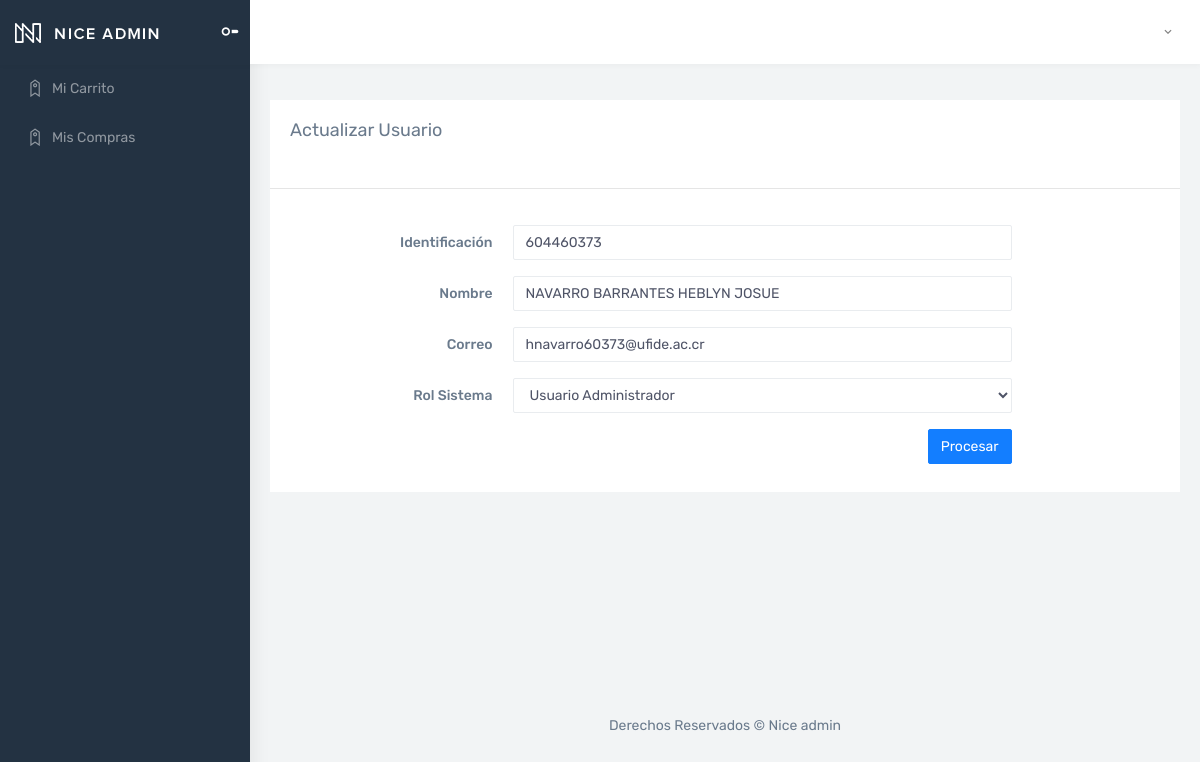
The page /Views/Usuario/actualizarUsuario.php?q=2 on the database as committed earlier.
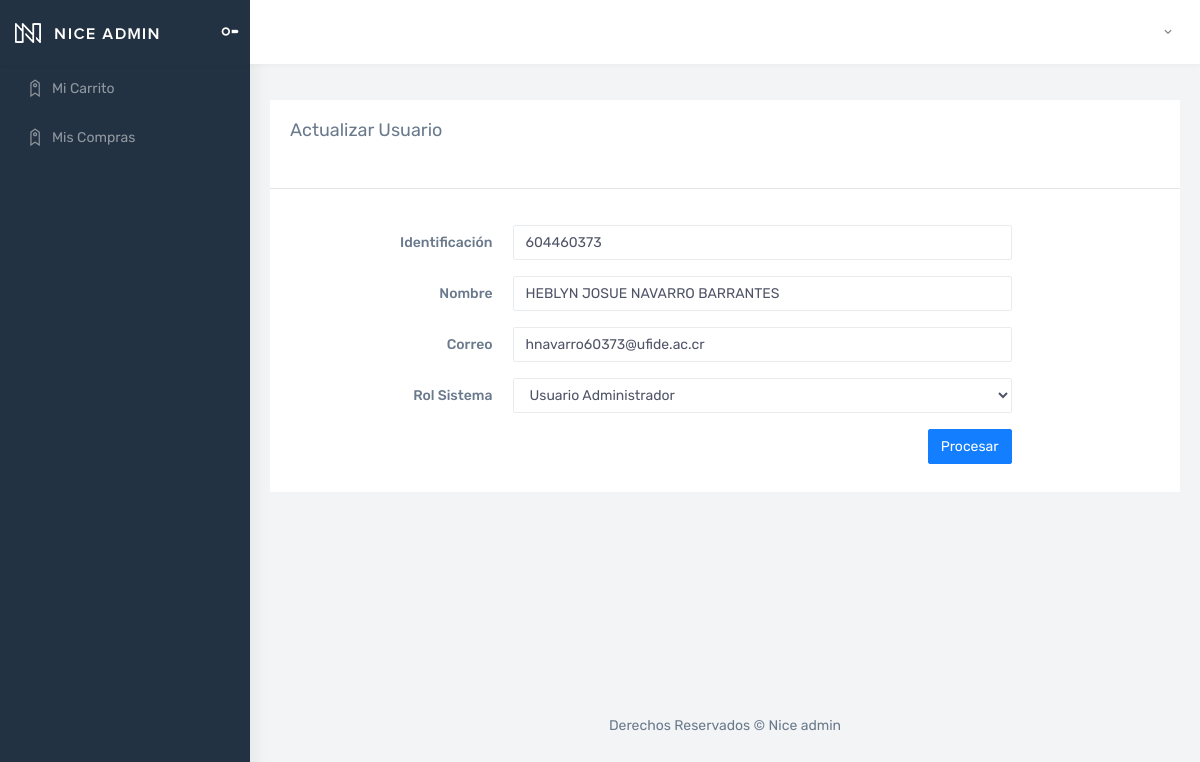
The same page on the database as committed later.
### tables this page shows
CREATE TABLE `tusuario` (
  `IdUsuario` bigint(11) NOT NULL AUTO_INCREMENT,
  `Nombre` varchar(255) NOT NULL,
  `Correo` varchar(100) NOT NULL,
  `Identificacion` varchar(20) NOT NULL,
  `Contrasenna` varchar(10) NOT NULL,
  `IdRol` int(11) NOT NULL,
  `Estado` bit(1) NOT NULL,
  PRIMARY KEY (`IdUsuario`),
  KEY `FK_tusuario_trol` (`IdRol`),
  CONSTRAINT `FK_tusuario_trol` FOREIGN KEY (`IdRol`) REFERENCES `trol` (`IdRol`)
);

### Models/usuarioModel.php (called while the page is built, shortened)
<?php
    function ConsultarInfoUsuarioModel($idUsuario)
    {
        try
        {
            $context = OpenDB();
            $sp = "CALL ConsultarInfoUsuario('$idUsuario')";
            $respuesta = $context -> query($sp);
            return $respuesta;
        }
        catch(Exception $error)
        {
            RegistrarError($error);
            return null;
        }
    }
?>

### Controllers/usuarioController.php (called while the page is built, shortened)
<?php
    include_once $_SERVER["DOCUMENT_ROOT"] . '/Curso/Models/usuarioModel.php';
    function ConsultarInfoUsuario($idUsuario)
    {
        $respuesta = ConsultarInfoUsuarioModel($idUsuario);
        if($respuesta != null && $respuesta -> num_rows > 0)
        {
            return mysqli_fetch_array($respuesta);
        }
    }
?>

### Views/Usuario/actualizarUsuario.php (the view, shortened to what the changed rows need)
<?php
    include_once $_SERVER["DOCUMENT_ROOT"] . '/Curso/Views/layoutInterno.php';
    include_once $_SERVER["DOCUMENT_ROOT"] . '/Curso/Controllers/usuarioController.php';
    $idUsuario = $_GET['q'];
    $resultado = ConsultarInfoUsuario($idUsuario);
?>
<!DOCTYPE html>
<html>
<body>
    <div id="main-wrapper">
        <div class="page-wrapper">
            <div class="container-fluid">
                <div class="row">
                    <div class="col-12">
                        <div class="card">
                            <form class="form-horizontal" action="" method="POST">
                                <div class="card-body">
                                    <div class="form-group row">
                                        <div class="col-lg-7">
                                            <input id="txtIdentificacion" name="txtIdentificacion" type="text" class="form-control"
                                            value="<?php echo $resultado["Identificacion"] ?>"
                                            onkeyup="ConsultarNombreApi()">
                                        </div>
                                    </div>
                                    <div class="form-group row">
                                        <div class="col-md-7">
                                            <input id="txtNombre" name="txtNombre" type="text" class="form-control"
                                            value="<?php echo $resultado["Nombre"] ?>">
                                        </div>
                                    </div>
                                    <div class="form-group row">
                                        <div class="col-md-7">
                                            <input id="txtCorreo" name="txtCorreo" type="email" class="form-control"
                                            value="<?php echo $resultado["Correo"] ?>">
                                        </div>
                                    </div>
                                </div>
                            </form>
                        </div>
                    </div>
                </div>
            </div>
        </div>
    </div>
</body>
</html>

Rows that differ between the two databases and show on the page:
changed tusuario "hnavarro60373@ufide.ac.cr": txtNombre "NAVARRO BARRANTES HEBLYN JOSUE" → "HEBLYN JOSUE NAVARRO BARRANTES"
